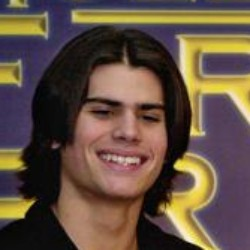
%> input picture test_data/AJ_Lamas_0001.jpg, 250 x 250 px; its folder holds only this picture in this run
$ octave test_gaussnoisy_img_100.m   (GNU Octave 9; MATLAB toolbox functions it lacks are replaced by stand-ins)
%> lines starting %> are read from the running program, lines starting %| are printed output that depends on the picture; in (x1, y1, x2, y2) boxes, pixels count from 0 and x2, y2 are one past the last pixel; in counts of white or black regions, pixels touching at a corner belong together; the program's own positions count from 1
### get_quality_score.m
function quality = get_quality_score(crgr,  patchRows, patchCols, patchSize, featureMean, featureCovariance)
        crgr = imresize(crgr/255.0, [64 64], 'bilinear');
        crgr = log2(crgr+1);

        quality = 0;
        for i = 1:patchRows
            for j = 1:patchCols
                patch = crgr(i:i+patchSize(1)-1, j:j+patchSize(2)-1);
                patch = (patch - mean(patch(:))) / var(patch(:));
                J = dct2(patch);
                feature = [J(1,2); J(2,1); J(3,1)];
                patchMean = featureMean{i,j};
                patchCov = featureCovariance{i,j};
                prob = exp(-0.5*(feature-patchMean)' * inv(patchCov) * (feature - patchMean) ) / (2*pi)^(length(feature)/2) * det(patchCov)^0.5;
                quality = quality + log2(prob);
%                 fprintf('prob=%f, log2(prob)=%f\n', prob, log2(prob));
            end
        end
end

### bm3d/BM3D_denoising.m
function [y_est,y_hat] = BM3D_denoising(z, sigma)
%%%%%%%%%%%%%%%%%%%%%%%%%%%%%%%%%%%%%%%%%%%%%%%%%%%%%%%%%%%%%%%%%%%%%%%%%%%%%
%
%  BM3D is algorithm for attenuation of additive white Gaussian noise from
%  grayscale images. This algorithm reproduces the results from the article:
%
%  [1] K. Dabov, A. Foi, V. Katkovnik, and K. Egiazarian, "Image denoising
%   by sparse 3D transform-domain collaborative filtering,"
%   IEEE Transactions on Image Processing, December, 2006, in review,
%   preprint at http://www.cs.tut.fi/~foi/GCF-BM3D.
%
%  FUNCTION INTERFACE:
%
%  [PSNR, y_est] = BM3D(y, z, sigma, profile, print_to_screen)
%
%  ! The function can work without any of the input arguments,
%   in which case, the internal default ones are used !
%
%  BASIC USAGE EXAMPLES:
%
%     Case 1) Using the default parameters (i.e., image name, sigma, etc.)
%
%      [PSNR, y_est] = BM3D;
%
%     Case 2) Using an external noisy image:
%
%      % Read a grayscale image and scale its intensities in range [0,1]
%      y = im2double(imread('Cameraman256.png'));
%      % Generate the same seed used in the experimental results of [1]
%      randn('seed', 0);
%      % Standard deviation of the noise --- corresponding to intensity
%      %  range [0,255], despite that the input was scaled in [0,1]
%      sigma = 25;
%      % Add the AWGN with zero mean and standard deviation 'sigma'
%      z = y + (sigma/255)*randn(size(y));
%      % Denoise 'z'. The denoised image is 'y_est', and 'NA = 1' because
%      %  the true image was not provided
%      [NA, y_est] = BM3D(1, z, sigma);
%      % Compute the putput PSNR
%      PSNR = 10*log10(1/mean((y(:)-y_est(:)).^2))
%      % show the noisy image 'z' and the denoised 'y_est'
%      figure; imshow(z);
%      figure; imshow(y_est);
%
%     Case 3) If the original image y is provided as the first input
%      argument, then some additional information is printed (PSNRs,
%      figures, etc.). That is, "[NA, y_est] = BM3D(1, z, sigma);" in the
%      above code should be replaced with:
%
%      [PSNR, y_est] = BM3D(y, z, sigma);
%
%
%  INPUT ARGUMENTS (OPTIONAL):
%
%     1) y (matrix M x N): Noise-free image (needed for computing PSNR),
%                           replace with the scalar 1 if not available.
%     2) z (matrix M x N): Noisy image (intensities in range [0,1] or [0,255])
%     3) sigma (double)  : Std. dev. of the noise (corresponding to intensities
%                          in range [0,255] even if the range of z is [0,1])
%     4) profile (char)  : 'np' --> Normal Profile
%                          'lc' --> Fast Profile
%     5) print_to_screen : 0 --> do not print output information (and do
%                                not plot figures)
%                          1 --> print information and plot figures
%
%  OUTPUTS:
%     1) PSNR (double)          : Output PSNR (dB), only if the original
%                                 image is available, otherwise PSNR = 0
%     2) y_est (matrix M x N): Final estimate (in the range [0,1])
%
%
%%%%%%%%%%%%%%%%%%%%%%%%%%%%%%%%%%%%%%%%%%%%%%%%%%%%%%%%%%%%%%%%%%%%%%%%%%
%
% Copyright © 2006 Tampere University of Technology. All rights reserved.
% This work should only be used for nonprofit purposes.
%
% AUTHORS:
%     Kostadin Dabov, email: dabov _at_ cs.tut.fi
%
%%%%%%%%%%%%%%%%%%%%%%%%%%%%%%%%%%%%%%%%%%%%%%%%%%%%%%%%%%%%%%%%%%%%%%%%%%


%%%%%%%%%%%%%%%%%%%%%%%%%%%%%%%%%%%%%%%%%%%%%%%%%%%%%%%%%%%%%%%%%%%%%%%%%%
%%%% In case, a noisy image z is not provided, then use the filename
%%%%  below to read an original image (might contain path also). Later,
%%%%  artificial AWGN noise is added and this noisy image is processed
%%%%  by the BM3D.
%%%%

%%%%%%%%%%%%%%%%%%%%%%%%%%%%%%%%%%%%%%%%%%%%%%%%%%%%%%%%%%%%%%%%%%%%%%%%%%
%%%%  Quality/complexity trade-off profile selection
%%%%
%%%%  'np' --> Normal Profile (balanced quality)
%%%%  'lc' --> Low Complexity Profile (fast, lower quality)
%%%%
%%%%  'high' --> High Profile (high quality, not documented in [1])
%%%%
if (exist('profile') ~= 1)
    profile         = 'high'; %% default profile
end

%%%%%%%%%%%%%%%%%%%%%%%%%%%%%%%%%%%%%%%%%%%%%%%%%%%%%%%%%%%%%%%%%%%%%%%%%%
%%%%  Specify the std. dev. of the corrupting noise
%%%%
if (exist('sigma') ~= 1),
    sigma               = 25; %% default standard deviation of the AWGN
end

%%%%%%%%%%%%%%%%%%%%%%%%%%%%%%%%%%%%%%%%%%%%%%%%%%%%%%%%%%%%%%%%%%%%%%%%%%
%%%% Following are the parameters for the Normal Profile.
%%%%

%%%% Select transforms ('dct', 'dst', 'hadamard', or anything that is listed by 'help wfilters'):
transform_2D_HT_name     = 'bior1.5'; %% transform used for the HT filt. of size N1 x N1
transform_2D_Wiener_name = 'dct';     %% transform used for the Wiener filt. of size N1_wiener x N1_wiener
transform_3rd_dim_name   = 'haar';    %% transform used in the 3-rd dim, the same for HT and Wiener filt.

%%%% Hard-thresholding (HT) parameters:
N1                  = 8;   %% N1 x N1 is the block size used for the hard-thresholding (HT) filtering
Nstep               = 3;   %% sliding step to process every next reference block
N2                  = 16;  %% maximum number of similar blocks (maximum size of the 3rd dimension of a 3D array)
Ns                  = 39;  %% length of the side of the search neighborhood for full-search block-matching (BM), must be odd
tau_match           = 3000;%% threshold for the block-distance (d-distance)
lambda_thr2D        = 0;   %% threshold parameter for the coarse initial denoising used in the d-distance measure
lambda_thr3D        = 2.7; %% threshold parameter for the hard-thresholding in 3D transform domain
beta                = 2.0; %% parameter of the 2D Kaiser window used in the reconstruction

%%%% Wiener filtering parameters:
N1_wiener           = 8;
Nstep_wiener        = 3;
N2_wiener           = 32;
Ns_wiener           = 39;
tau_match_wiener    = 400;
beta_wiener         = 2.0;

%%%% Block-matching parameters:
stepFS              = 1;  %% step that forces to switch to full-search BM, "1" implies always full-search
smallLN             = 'not used in np'; %% if stepFS > 1, then this specifies the size of the small local search neighb.
stepFSW             = 1;
smallLNW            = 'not used in np';
thrToIncStep        = 8;  %% used in the HT filtering to increase the sliding step in uniform regions

if strcmp(profile, 'lc') == 1,

    Nstep               = 6;
    Ns                  = 25;
    Nstep_wiener        = 5;
    N2_wiener           = 16;
    Ns_wiener           = 25;

    thrToIncStep        = 3;
    smallLN             = 3;
    stepFS              = 6*Nstep;
    smallLNW            = 2;
    stepFSW             = 5*Nstep_wiener;

end

if (strcmp(profile, 'vn') == 1) | (sigma > 40),

    transform_2D_HT_name = 'dct';

    N1                  = 12;
    Nstep               = 4;

    N1_wiener           = 11;
    Nstep_wiener        = 6;

    lambda_thr3D        = 2.8;
    lambda_thr2D        = 2.0;
    thrToIncStep        = 3;
    tau_match_wiener    = 3500;
    tau_match           = 5000;

    Ns_wiener           = 39;

end

decLevel = 0;        %% dec. levels of the dyadic wavelet 2D transform for blocks (0 means full decomposition, higher values decrease the dec. number)
thr_mask = ones(N1); %% N1xN1 mask of threshold scaling coeff. --- by default there is no scaling, however the use of different thresholds for different wavelet decompoistion subbands can be done with this matrix

if strcmp(profile, 'high') == 1, %% this profile is not documented in [1]

    decLevel     = 1;
    Nstep        = 2;
    Nstep_wiener = 2;
    lambda_thr3D = 2.5;
    vMask = ones(N1,1); vMask((end/4+1):end/2)= 1.01; vMask((end/2+1):end) = 1.07; %% this allows to have different threhsolds for the finest and next-to-the-finest subbands
    thr_mask = vMask * vMask';
    beta         = 2.5;
    beta_wiener  = 1.5;

end

%%%%%%%%%%%%%%%%%%%%%%%%%%%%%%%%%%%%%%%%%%%%%%%%%%%%%%%%%%%%%%%%%%%%%%%%%%
%%%%%%%%%%%%%%%%%%%%%%%%%%%%%%%%%%%%%%%%%%%%%%%%%%%%%%%%%%%%%%%%%%%%%%%%%%
%%%% Note: touch below this point only if you know what you are doing!
%%%%%%%%%%%%%%%%%%%%%%%%%%%%%%%%%%%%%%%%%%%%%%%%%%%%%%%%%%%%%%%%%%%%%%%%%%

%%% Check whether to dump information to the screen or remain silent
dump_output_information = 1;
if (exist('print_to_screen') == 1) & (print_to_screen == 0),
    dump_output_information = 0;
end

%%%%%%%%%%%%%%%%%%%%%%%%%%%%%%%%%%%%%%%%%%%%%%%%%%%%%%%%%%%%%%%%%%%%%%%%%%
%%%% Create transform matrices, etc.
%%%%
[Tfor, Tinv]   = getTransfMatrix(N1, transform_2D_HT_name, decLevel);     %% get (normalized) forward and inverse transform matrices
[TforW, TinvW] = getTransfMatrix(N1_wiener, transform_2D_Wiener_name, 0); %% get (normalized) forward and inverse transform matrices

if (strcmp(transform_3rd_dim_name, 'haar') == 1) | (strcmp(transform_3rd_dim_name(end-2:end), '1.1') == 1),
    %%% If Haar is used in the 3-rd dimension, then a fast internal transform is used, thus no need to generate transform
    %%% matrices.
    hadper_trans_single_den         = {};
    inverse_hadper_trans_single_den = {};
else
    %%% Create transform matrices. The transforms are later applied by
    %%% matrix-vector multiplication for the 1D case.
    for hpow = 0:ceil(log2(max(N2,N2_wiener))),
        h = 2^hpow;
        [Tfor3rd, Tinv3rd]   = getTransfMatrix(h, transform_3rd_dim_name, 0);
        hadper_trans_single_den{h}         = single(Tfor3rd);
        inverse_hadper_trans_single_den{h} = single(Tinv3rd');
    end
end

%%%%%%%%%%%%%%%%%%%%%%%%%%%%%%%%%%%%%%%%%%%%%%%%%%%%%%%%%%%%%%%%%%%%%%%%%%
%%%% 2D Kaiser windows used in the aggregation of block-wise estimates
%%%%
Wwin2D           = kaiser(N1, beta) * kaiser(N1, beta)'; % Kaiser window used in the aggregation of the HT part
Wwin2D_wiener    = kaiser(N1_wiener, beta_wiener) * kaiser(N1_wiener, beta_wiener)'; % Kaiser window used in the aggregation of the Wiener filt. part
%Wwin2D=ones(N1);Wwin2D_wiener=ones(N1_wiener);
%%%%%%%%%%%%%%%%%%%%%%%%%%%%%%%%%%%%%%%%%%%%%%%%%%%%%%%%%%%%%%%%%%%%%%%%%%
%%%% If needed, read images, generate noise, or scale the images to the
%%%% [0,1] interval
%%%%


%%%%%%%%%%%%%%%%%%%%%%%%%%%%%%%%%%%%%%%%%%%%%%%%%%%%%%%%%%%%%%%%%%%%%%%%%%
%%%% Step 1. Produce the basic estimate by HT filtering
%%%%
tic;
y_hat = bm3d_thr(z, hadper_trans_single_den, Nstep, N1, N2, lambda_thr2D,...
	lambda_thr3D, tau_match*N1*N1/(255*255), (Ns-1)/2, (sigma/255), thrToIncStep, single(Tfor), single(Tinv)', inverse_hadper_trans_single_den, single(thr_mask), Wwin2D, smallLN, stepFS );
estimate_elapsed_time = toc;


%%%%%%%%%%%%%%%%%%%%%%%%%%%%%%%%%%%%%%%%%%%%%%%%%%%%%%%%%%%%%%%%%%%%%%%%%%
%%%% Step 2. Produce the final estimate by Wiener filtering (using the
%%%%  hard-thresholding initial estimate)
%%%%
tic;
y_est = bm3d_wiener(z, y_hat, hadper_trans_single_den, Nstep_wiener, N1_wiener, N2_wiener, ...
    'unused arg', tau_match_wiener*N1_wiener*N1_wiener/(255*255), (Ns_wiener-1)/2, (sigma/255), 'unused arg', single(TforW), single(TinvW)', inverse_hadper_trans_single_den, Wwin2D_wiener, smallLNW, stepFSW, single(ones(N1_wiener)) );
wiener_elapsed_time = toc;

%%%%%%%%%%%%%%%%%%%%%%%%%%%%%%%%%%%%%%%%%%%%%%%%%%%%%%%%%%%%%%%%%%%%%%%%%%
%%%% Calculate the final estimate's PSNR, print it, and show the
%%%% denoised image next to the noisy one
%%%%
y_est = double(y_est);


return;


%%%%%%%%%%%%%%%%%%%%%%%%%%%%%%%%%%%%%%%%%%%%%%%%%%%%%%%%%%%%%%%%%%%%%%%%%%
%%%%%%%%%%%%%%%%%%%%%%%%%%%%%%%%%%%%%%%%%%%%%%%%%%%%%%%%%%%%%%%%%%%%%%%%%%
% Some auxiliary functions
%%%%%%%%%%%%%%%%%%%%%%%%%%%%%%%%%%%%%%%%%%%%%%%%%%%%%%%%%%%%%%%%%%%%%%%%%%
%%%%%%%%%%%%%%%%%%%%%%%%%%%%%%%%%%%%%%%%%%%%%%%%%%%%%%%%%%%%%%%%%%%%%%%%%%


function [Transf_Matrix, invTransf_Matrix] = getTransfMatrix (N, transform_type, Nden)
%
% Create forward and inverse transform matrices, which allow for perfect
% reconstruction. The forward transform matrix is normalized so that the
% l2-norm of each basis element is 1.
%
% [Tforward, Tinverse] = getTransfMatrix (N, transform_type, dec_levels)
%
%  INPUTS:
%
%   N           --> Size of the transform (for wavelets, must be 2^K)
%
%   transform_type  --> 'dct', 'dst', 'hadamard', or anything that is
%                       listed by 'help wfilters' (bi-orthogonal wavelets)
%                       'DCrand' -- an orthonormal transform with a DC and all
%                       the other basis elements of random nature
%
%   dec_levels      --> If a wavelet transform is generated, this is the
%                       desired decomposition level. Must be in the
%                       range [0, log2(N)-1], where "0" implies
%                       full decomposition.
%
%  OUTPUTS:
%
%   Tforward        --> (N x N) Forward transform matrix
%
%   Tforward        --> (N x N) Inverse transform matrix
%

if exist('Nden') ~= 1,
    Nden = 0;
end

if N == 1,
    Transf_Matrix = 1;
elseif strcmp(transform_type, 'dct') == 1,
    Transf_Matrix    = dct(eye(N));
elseif strcmp(transform_type, 'dst') == 1,
    Transf_Matrix    = dst(eye(N));
elseif strcmp(transform_type, 'DCrand') == 1,
    x = randn(N); x(1:end,1) = 1; [Q,R] = qr(x);
    if (Q(1) < 0),
        Q = -Q;
    end;
    Transf_Matrix = Q';
elseif strcmp(transform_type, 'hadamard') == 1,
    Transf_Matrix    = hadamard(N);
else %% wavelet transform

    %%% Set periodic boundary conditions, to preserve bi-orthogonality
    dwtmode('per','nodisp');

    [LO_D, HI_D, LO_R, HI_R] = wfilters(transform_type);
    for i = 1:N
        Transf_Matrix(i,:)=waverec(circshift([1 zeros(1,N-1)],[Nden i-1]), 2.^[Nden Nden:log2(N)], LO_D, -HI_D);  %% construct transform matrix
    end
end

%%% Normalize the basis elements
Transf_Matrix = (Transf_Matrix' * diag(sqrt(1./sum(Transf_Matrix.^2,2))))';

%%% Compute the inverse transform matrix
invTransf_Matrix = inv(Transf_Matrix);

return;

### test_gaussnoisy_img_100.m
close all;clear;clc;

addpath('patch\BLS-GSM');
addpath('patch\BLS-GSM\denoising_subprograms');
addpath('patch\BLS-GSM\Added_PyrTools');
addpath('patch\BLS-GSM\matlabPyrTools');

% test phase
% test data: unline test images, images in test data will have pose
% variations, varying shadow conditions, blurring as well as alignment
% errors to show quality variations from the ideal state.
% Viola-Jones haar-based face detector is used to detect face, then resized
% to 64x64 to match with training image dimension. Image log transformed to
% normalize intensity. Now, the image is segmented into patches in the same
% way as training phase. Each patch is normalized to zero mean and unit
% variance. DCT coeffecients are extracted. Now to determine the similarity
% of each patch of the face image to the corrresponding patch of the
% generic face model a posterior probbility for each patch is determining
% by vector into a Gaussian probability density function based on the
% generic face model.

% The aim is not to recognize an individual face but to determine ow lose
% the patch of the face from the test set is to an average patch at the
% same location represented by the generic facce model. The formua assigns
% a low probability to patches with DCT coefficients far fromt he mean of
% the probabilistic model and a high probability to patches with DCT
% coefficients close tot he mean of the probabilitic model.

% The quality of the image is determined by combining all the posterior
% probabilities of the patches.

minsz = [75 75];
imSize = [64 64];
patchSize = [8 8];

patchRows = imSize(1) - patchSize(1) + 1; % 64-8+1 = 57
patchCols = imSize(2) - patchSize(2) + 1; % 64-8+1 = 57

load('patch_model');

% [12 lines of commented-out code are left out]
method = 'bm3d';
addpath('bm3d\');


total_noisy_quality = zeros(1,5);
total_psnr_noisy = zeros(1,5);
total_denoised_quality =  zeros(1,5);
total_psnr_denoised = zeros(1,5);

files = dir('test_data\*.jpg');
fc = 0;
for f = 1:length(files)
    fprintf('processing %s\n', files(f).name);
    filename = files(f).name;

    I = imread(['test_data\' filename]);
%> I is the input picture: size 250x250x3 uint8; mean R, G, B 99.6, 80.3, 66.4

    if max(size(I))>1200 % avoid too large image
        I = imresize(I, 1200/max(size(I)), 'bilinear');
    end
    I = im2double(I);
%> I: size 250x250x3 double
    try
        Igr = rgb2gray(I);
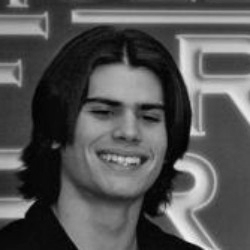
%> Igr: size 250x250 double; min 0, max 0.966, mean 0.331
    catch exception
    end
    fDect = vision.CascadeObjectDetector();
    fDect.ScaleFactor = 1.02; fDect.MergeThreshold = 2; fDect.MinSize = minsz;
    bbox = step(fDect, Igr);
%> bbox = [71 69 113 113]

    %% crop and resize face
    m0 = 150; std0 = 50;
    for b = 1:size(bbox,1)
        box = bbox(b,:);
%> box = [71 69 113 113]
        fsize = max(round((box(3)/60)^(0.5)*10),8);
%> fsize = 14

        crgr = imcrop(Igr, bbox(b,:));
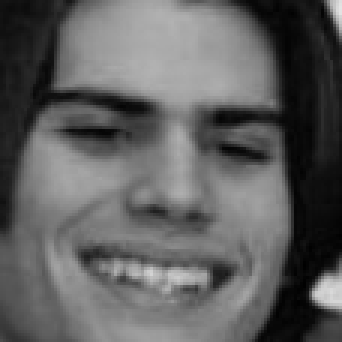
%> crgr: size 114x114 double (shown 3 times larger); min 0.00117, max 0.894, mean 0.375
        crgr = crgr*255;
        crgr = (crgr-mean(crgr(:)))*std0/std(crgr(:))+m0;
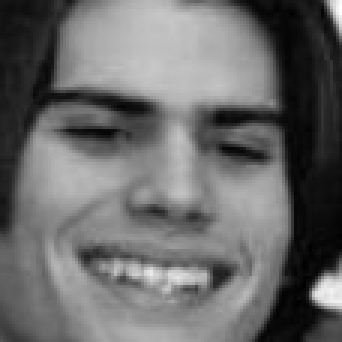
%> crgr: size 114x114 double (shown 3 times larger); min 60.71, max 274.2, mean 150; drawn with min black and max white
        crgr(crgr<0)=0; crgr(crgr>255)=255;
%> after `crgr(crgr>255)=255`:
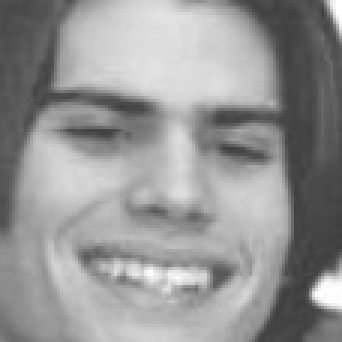
%> crgr: size 114x114 double (shown 3 times larger); 0.22% of pixels changed, all inside (x1, y1, x2, y2) = (50, 0, 114, 101)

        k=1;
        for sigma_w = 0:5:20
            crgr_noisy = crgr+randn(size(crgr))*sigma_w;
            noisy_quality = get_quality_score(crgr_noisy,  patchRows, patchCols, patchSize, featureMean, featureCovariance);
%> in get_quality_score, `crgr = imresize(crgr/255.0, [64 64], 'bilinear');`:
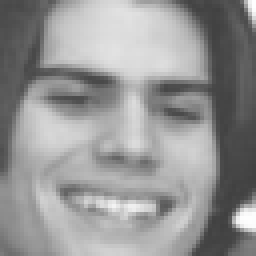
%> crgr: size 64x64 double (shown 4 times larger); min 0.252, max 0.997, mean 0.588
%> in get_quality_score, `crgr = log2(crgr+1);`:
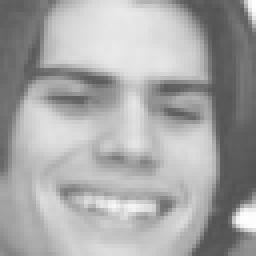
%> crgr: size 64x64 double (shown 4 times larger); min 0.325, max 0.998, mean 0.656
%> after the loop in get_quality_score, `for i = 1:patchRows`: quality = 36547.3
%> noisy_quality = 36547.3
            noisy_quality = noisy_quality/(patchRows*patchCols);
%> noisy_quality = 11.25
            noisy_quality = min(max(noisy_quality,0), 100);
            total_noisy_quality(k) = total_noisy_quality(k) + round(noisy_quality);
            total_psnr_noisy(k) = total_psnr_noisy(k) + psnr(crgr_noisy/255, crgr/255);


            if strcmp(method,'pm') == 1
                crgr_denoised = pm(crgr_noisy, 50);
            elseif strcmp(method,'tv') == 1
                crgr_denoised = tv(crgr_noisy, 50);
            elseif strcmp(method,'weiner') == 1
                crgr_denoised=wiener2(crgr_noisy/255,sigma_w)*255;
            elseif strcmp(method,'bls-gsm') == 1
                % Wavelet-based BLS-GSM denoising
                crgr_denoised=BLS_GSM_denoise(crgr_noisy,sigma_w);
            elseif strcmp(method,'sadct') == 1
                % !! SADCT-based  denoising [Doesn't work due to outdated
                % function_AnisLPAICI8.p file]
                addpath('patch\SA-DCT_Demobox_v141');
                addpath('patch\LASIP_Image_Restoration_DemoBox_v113');
                crgr_denoised=SADCT_denoising(crgr_noisy/255,sigma_w)*255;
            elseif strcmp(method,'dct') == 1
                th1=100;
                crgr_denoised=dct_denoise(crgr_noisy,th1);
            elseif strcmp(method,'wav') == 1
                th2=100;
                wname='bior4.4';
                crgr_denoised=wavelet_denoise(crgr_noisy,wname,th2);
            elseif strcmp(method, 'nlm') == 1
                t=11;f=7;h=sigma_w;
                crgr_denoised=NLmeansfilter(crgr_noisy,t,f,h);
            elseif strcmp(method, 'bfilt') == 1
                w=2;
                sigma=[2 .2];
                crgr_denoised=bfilter2(crgr_noisy/255,w,sigma);
            elseif strcmp(method, 'bm3d') == 1
                crgr_denoised = BM3D_denoising(crgr_noisy/255,sigma_w)*255;
%> the run ends on the next line
